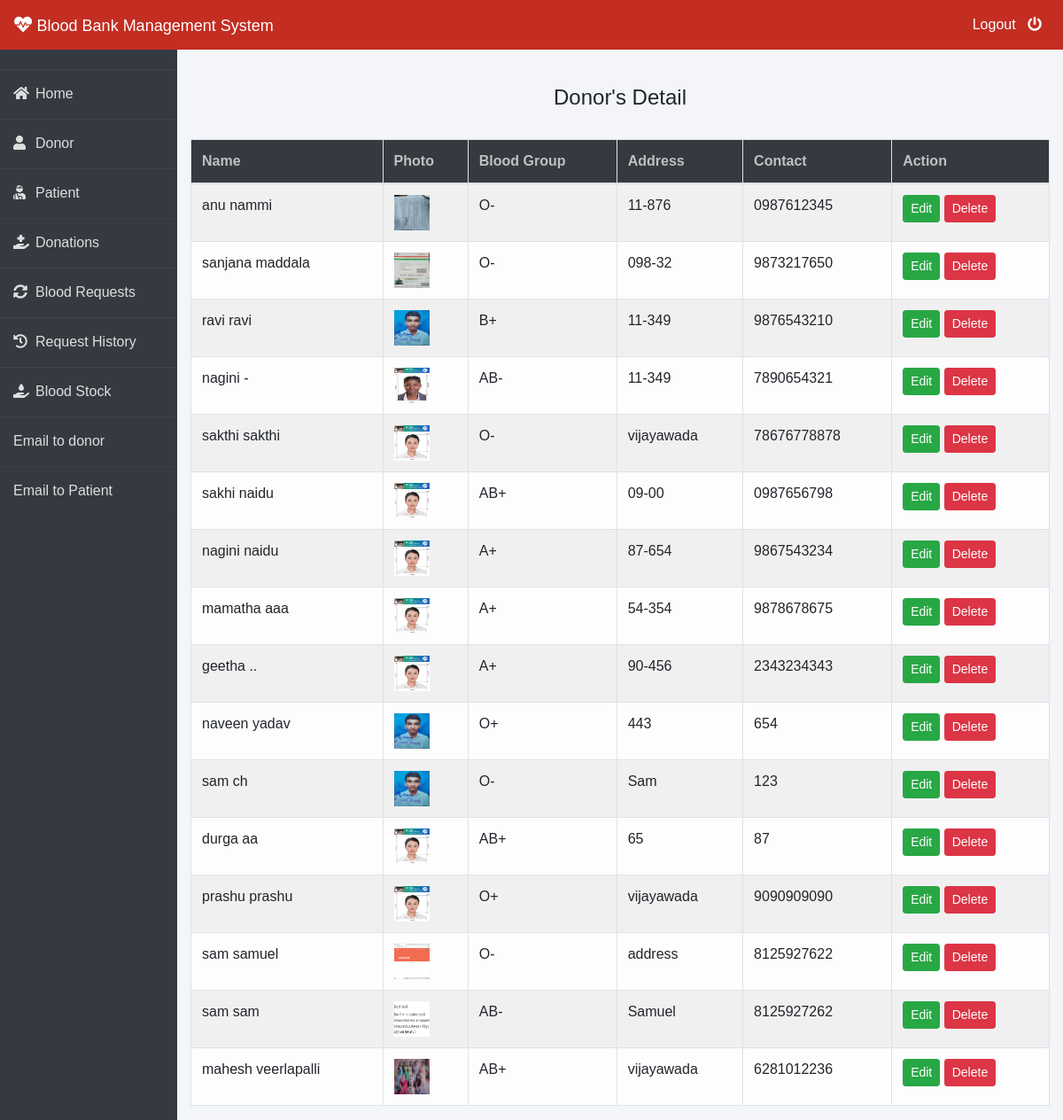
Screenshot of /admin-donor (signed in) with the database file from the repository.
### donor/models.py (models this page shows, shortened)
class Donor(models.Model):
    user=models.OneToOneField(User,on_delete=models.CASCADE)
    profile_pic= models.ImageField(upload_to='profile_pic/Donor/',null=True,blank=True)
    bloodgroup=models.CharField(max_length=10)
    address = models.CharField(max_length=40)
    mobile = models.CharField(max_length=20,null=False)
    @property
    def get_name(self):
        return self.user.first_name+" "+self.user.last_name

### blood/views.py (the view)
# urls.py: path('admin-donor', views.admin_donor_view,name='admin-donor'),
@login_required(login_url='adminlogin')
def admin_donor_view(request):
    donors=dmodels.Donor.objects.all()
    return render(request,'blood/admin_donor.html',{'donors':donors})

### templates/blood/admin_donor.html
{% extends 'blood/adminbase.html' %}
{% block content %}
{% load widget_tweaks %}
{%load static%}
<br><br>
<div class="container">
    <H4 class="text-center">Donor's Detail</H4><br>
    <table class="table table-light table-hover table-bordered table-striped">
        <thead class="bg-dark">
            <tr>
                <th scope="col" style="color: rgb(192, 192, 192);">Name</th>
                <th scope="col" style="color: rgb(192, 192, 192);">Photo</th>
                <th scope="col" style="color: rgb(192, 192, 192);">Blood Group</th>
                <th scope="col" style="color: rgb(192, 192, 192);">Address</th>
                <th scope="col" style="color: rgb(192, 192, 192);">Contact</th>
                <th style="color: rgb(192, 192, 192);">Action</th>
            </tr>
        </thead>
        <tbody>
            {% for t in donors %}
            <tr>
                <td> {{t.get_name}}</td>
                <td> <img src="{% static t.profile_pic.url %}" alt="Profile Pic" height="40px" width="40px" /></td>
                <td>{{t.bloodgroup}}</td>
                <td>{{t.address}}</td>
                <td>{{t.mobile}}</td>
                <td>
                    <button class="btn btn-success btn-sm"><a  style="text-decoration: none;color: white;" href="{% url 'update-donor' t.id  %}">Edit</a> </button>
                    <button class="btn btn-danger btn-sm"><a  style="text-decoration: none;color: white;" href="{% url 'delete-donor' t.id  %}">Delete</a> </button>
                </td>
            </tr>
            {% endfor %}
        </tbody>
    </table>
</div>
{% endblock content %}

### templates/blood/adminbase.html (shortened to what this page needs)
<!DOCTYPE html>
<html lang="en">
<head>
    <link rel="stylesheet" href="https://maxcdn.bootstrapcdn.com/bootstrap/4.0.0/css/bootstrap.min.css">
    <link rel="stylesheet" href="https://cdnjs.cloudflare.com/ajax/libs/font-awesome/5.14.0/css/all.css">
</head>
<body>
    <nav class="navbar navbar-expand-lg navbar-light fixed-top bg-danger">
        <a style="color:white;" class="navbar-brand" href="/"><i class="fa fa-heartbeat"></i>&nbsp;<font face = "Comic sans MS" size ="4">Blood Bank Management System</font></a>
        <div class="navbar-collapse collapse w-100 order-3 dual-collapse2">
            <ul class="navbar-nav ml-auto">
                <li class="nav-item">
                    <a class="nav-link" style="color: white;" href="/logout">Logout &nbsp; <i class="fas fa-power-off"></i></a>
                </li>
            </ul>
        </div>
      </nav>
<br><br>
<div class="wrapper">
    <div class="sidebar">
        <ul>
            <li><a style="text-decoration:none;" href="/"><i class="fas fa-home"></i>Home</a></li>
            <li><a style="text-decoration:none;" href="/admin-donor"><i class="fas fa-user"></i>Donor</a></li>
            <li><a style="text-decoration:none;" href="/admin-patient"><i class="fas fa-user-injured"></i>Patient</a></li>
            <li><a style="text-decoration:none;" href="/admin-donation"><i class="fas fa-hand-holding-medical"></i>Donations</a></li>
            <li><a style="text-decoration:none;" href="/admin-request"><i class="fas fa-sync-alt"></i>Blood Requests</a></li>
            <li><a style="text-decoration:none;" href="/admin-request-history"><i class="fas fa-history"></i>Request History</a></li>
            <li><a style="text-decoration:none;" href="/admin-blood"><i class="fas fa-hand-holding-water"></i>Blood Stock</a></li>
            <li><a  href="{% url 'send_email_and_message' %}">Email to donor</a></li>
            <li><a  href="{% url 'send_email_and_message' %}">Email to Patient</a></li>
        </ul>
    </div>
    <div class="main_content">
{% block content %}
{% endblock content %}
    </div>
</div>
</body>
</html>

### templates/blood/adminbase.html (style rules this page uses)
* { margin: 0; padding: 0; box-sizing: border-box; list-style: none; text-decoration: none; font-family: 'Josefin Sans', sans-serif; }
body { background-color: #f3f5f9; }
.bg-danger { background-color: #c32d22!important; }
.wrapper { display: flex; position: relative; }
.wrapper .sidebar { width: 200px; height: 100%; background: #343a40; padding: 30px 0px; position: fixed; }
.wrapper .sidebar ul li { padding: 15px; border-bottom: 1px solid #dedede; border-bottom: 1px solid rgba(0,0,0,0.05); border-top: 1px solid rgba(255,255,255,0.05); }
.wrapper .sidebar ul li a { color: #dedede; display: block; }
.wrapper .sidebar ul li a .fas { width: 25px; }
.wrapper .main_content { width: 100%; margin-left: 200px; }

### rows the page displays
Donor: get_name "anu nammi", profile_pic (picture), bloodgroup "O-", address "11-876", mobile "0987612345"
Donor: get_name "sanjana maddala", profile_pic (picture), bloodgroup "O-", address "098-32", mobile "9873217650"
Donor: get_name "ravi ravi", profile_pic (picture), bloodgroup "B+", address "11-349", mobile "9876543210"
Donor: get_name "nagini -", profile_pic (picture), bloodgroup "AB-", address "11-349", mobile "7890654321"
Donor: get_name "sakthi sakthi", profile_pic (picture), bloodgroup "O-", address "vijayawada", mobile "78676778878"
Donor: get_name "sakhi naidu", profile_pic (picture), bloodgroup "AB+", address "09-00", mobile "0987656798"
Donor: get_name "nagini naidu", profile_pic (picture), bloodgroup "A+", address "87-654", mobile "9867543234"
Donor: get_name "mamatha aaa", profile_pic (picture), bloodgroup "A+", address "54-354", mobile "9878678675"
Donor: get_name "geetha ..", profile_pic (picture), bloodgroup "A+", address "90-456", mobile "2343234343"
Donor: get_name "naveen yadav", profile_pic (picture), bloodgroup "O+", address "443", mobile "654"
Donor: get_name "sam ch", profile_pic (picture), bloodgroup "O-", address "Sam", mobile "123"
Donor: get_name "durga aa", profile_pic (picture), bloodgroup "AB+", address "65", mobile "87"
Donor: get_name "prashu prashu", profile_pic (picture), bloodgroup "O+", address "vijayawada", mobile "9090909090"
Donor: get_name "sam samuel", profile_pic (picture), bloodgroup "O-", address "address", mobile "8125927622"
Donor: get_name "sam sam", profile_pic (picture), bloodgroup "AB-", address "Samuel", mobile "8125927262"
Donor: get_name "mahesh veerlapalli", profile_pic (picture), bloodgroup "AB+", address "vijayawada", mobile "6281012236"
